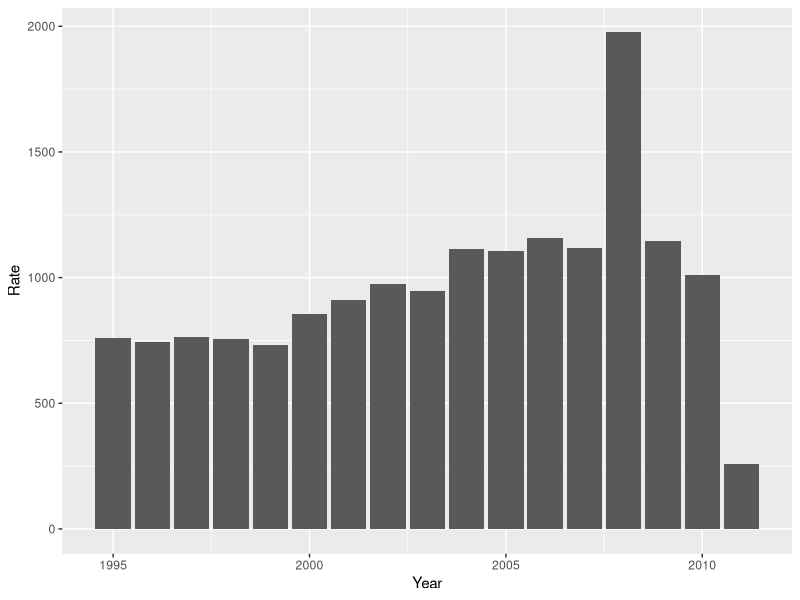

Recreate this plot in R.
## ---- chunk 1
knitr::opts_chunk$set(echo = TRUE)
## ---- chunk 2
suppressPackageStartupMessages(library(tidyverse))
library(readr) #Reading xlsx files 

library(ggplot2) # visualization 
library(scales) # visualization 
library(dplyr) # data manipulation
library(knitr)

#setwd("Q:/Users/E_UCAR/Downloads")

UNdata_Export_20171026_130851047 <- read_csv("UNdata_Export_20171026_130851047.csv")
## ---- chunk 3
summary(UNdata_Export_20171026_130851047)
## ---- chunk 4

p1 <- ggplot(data = UNdata_Export_20171026_130851047, aes(x=Year, y=Rate))
p1 + geom_bar(stat="identity")

